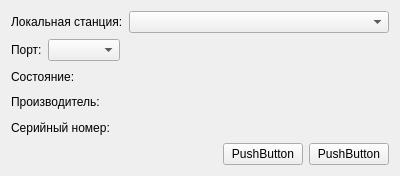
<?xml version="1.0" encoding="UTF-8"?>
<ui version="4.0">
 <class>ConnectForm</class>
 <widget class="QWidget" name="ConnectForm">
  <property name="geometry">
   <rect>
    <x>0</x>
    <y>0</y>
    <width>400</width>
    <height>176</height>
   </rect>
  </property>
  <property name="windowTitle">
   <string>Form</string>
  </property>
  <layout class="QVBoxLayout" name="verticalLayout">
   <item>
    <layout class="QHBoxLayout" name="horizontalLayout">
     <item alignment="Qt::AlignLeft">
      <widget class="QLabel" name="stationLabel">
       <property name="text">
        <string>Локальная станция:</string>
       </property>
      </widget>
     </item>
     <item>
      <widget class="QComboBox" name="stationBox">
       <property name="sizePolicy">
        <sizepolicy hsizetype="Expanding" vsizetype="Fixed">
         <horstretch>0</horstretch>
         <verstretch>0</verstretch>
        </sizepolicy>
       </property>
      </widget>
     </item>
    </layout>
   </item>
   <item>
    <layout class="QHBoxLayout" name="horizontalLayout_2">
     <item>
      <widget class="QLabel" name="portLabel">
       <property name="text">
        <string>Порт:</string>
       </property>
      </widget>
     </item>
     <item>
      <widget class="QComboBox" name="portBox"/>
     </item>
     <item>
      <spacer name="horizontalSpacer_2">
       <property name="orientation">
        <enum>Qt::Horizontal</enum>
       </property>
       <property name="sizeHint" stdset="0">
        <size>
         <width>40</width>
         <height>20</height>
        </size>
       </property>
      </spacer>
     </item>
    </layout>
   </item>
   <item>
    <layout class="QGridLayout" name="gridLayout">
     <item row="0" column="0">
      <widget class="QLabel" name="label_6">
       <property name="text">
        <string>Состояние:</string>
       </property>
      </widget>
     </item>
     <item row="0" column="1">
      <widget class="QLabel" name="stateLabel">
       <property name="text">
        <string/>
       </property>
      </widget>
     </item>
     <item row="1" column="0">
      <widget class="QLabel" name="label_2">
       <property name="text">
        <string>Производитель:</string>
       </property>
      </widget>
     </item>
     <item row="1" column="1">
      <widget class="QLabel" name="manufacturerLabel">
       <property name="text">
        <string/>
       </property>
      </widget>
     </item>
     <item row="2" column="0">
      <widget class="QLabel" name="label_4">
       <property name="text">
        <string>Серийный номер:</string>
       </property>
      </widget>
     </item>
     <item row="2" column="1">
      <widget class="QLabel" name="serialLabel">
       <property name="text">
        <string/>
       </property>
      </widget>
     </item>
    </layout>
   </item>
   <item>
    <layout class="QHBoxLayout" name="horizontalLayout_3">
     <item>
      <spacer name="horizontalSpacer">
       <property name="orientation">
        <enum>Qt::Horizontal</enum>
       </property>
       <property name="sizeHint" stdset="0">
        <size>
         <width>40</width>
         <height>20</height>
        </size>
       </property>
      </spacer>
     </item>
     <item>
      <widget class="QPushButton" name="pushButton_2">
       <property name="text">
        <string>PushButton</string>
       </property>
      </widget>
     </item>
     <item>
      <widget class="QPushButton" name="pushButton">
       <property name="text">
        <string>PushButton</string>
       </property>
      </widget>
     </item>
    </layout>
   </item>
  </layout>
 </widget>
 <resources/>
 <connections/>
</ui>
